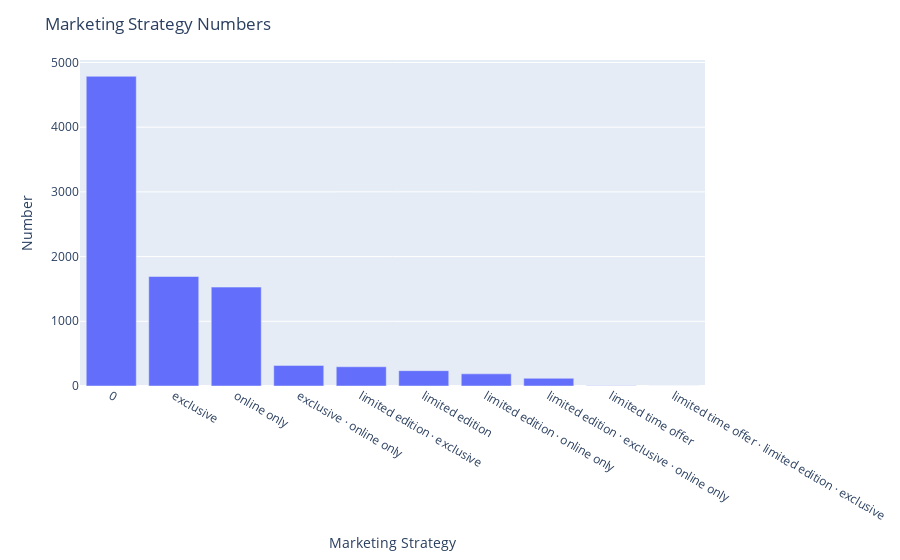

Notebook cell for this chart:
### Markdown cell above
### Marketing Strategy Analysis

### Code cell
# Sample code for marketing strategy analysis
marketing_counts = website['Kind of Marketing Flag'].value_counts()
print("Marketing Flag Counts:")
print(marketing_counts)

import plotly.express as px

# Interactive visualisation for marketing strategy analysis
fig = px.bar(marketing_counts, x=marketing_counts.index, y='Kind of Marketing Flag', labels={'Kind of Marketing Flag': 'Marketing Strategy', 'index': 'Number'})
fig.update_layout(title='Marketing Strategy Numbers', xaxis_title='Marketing Strategy', yaxis_title='Number')
fig.show()

### Figure 1 — Plotly figure (JSON) as saved in the notebook; plotly's stock layout.template omitted (floating-point values rounded to 4 significant figures)
{"data": [{"alignmentgroup": "True", "hovertemplate": "Number=%{x}<br>Marketing Strategy=%{y}<extra></extra>", "legendgroup": "", "marker": {"color": "#636efa", "pattern": {"shape": ""}}, "name": "", "offsetgroup": "", "orientation": "v", "showlegend": false, "textposition": "auto", "x": ["0", "exclusive", "online only", "exclusive · online only", "limited edition · exclusive", "limited edition", "limited edition · online only", "limited edition · exclusive · online only", "limited time offer", "limited time offer · limited edition · exclusive"], "xaxis": "x", "y": [4786, 1692, 1528, 318, 297, 237, 188, 119, 2, 1], "yaxis": "y", "type": "bar"}], "layout": {"xaxis": {"anchor": "y", "domain": [0, 1], "title": {"text": "Marketing Strategy"}}, "yaxis": {"anchor": "x", "domain": [0, 1], "title": {"text": "Number"}}, "legend": {"tracegroupgap": 0}, "margin": {"t": 60}, "barmode": "relative", "title": {"text": "Marketing Strategy Numbers"}}}
